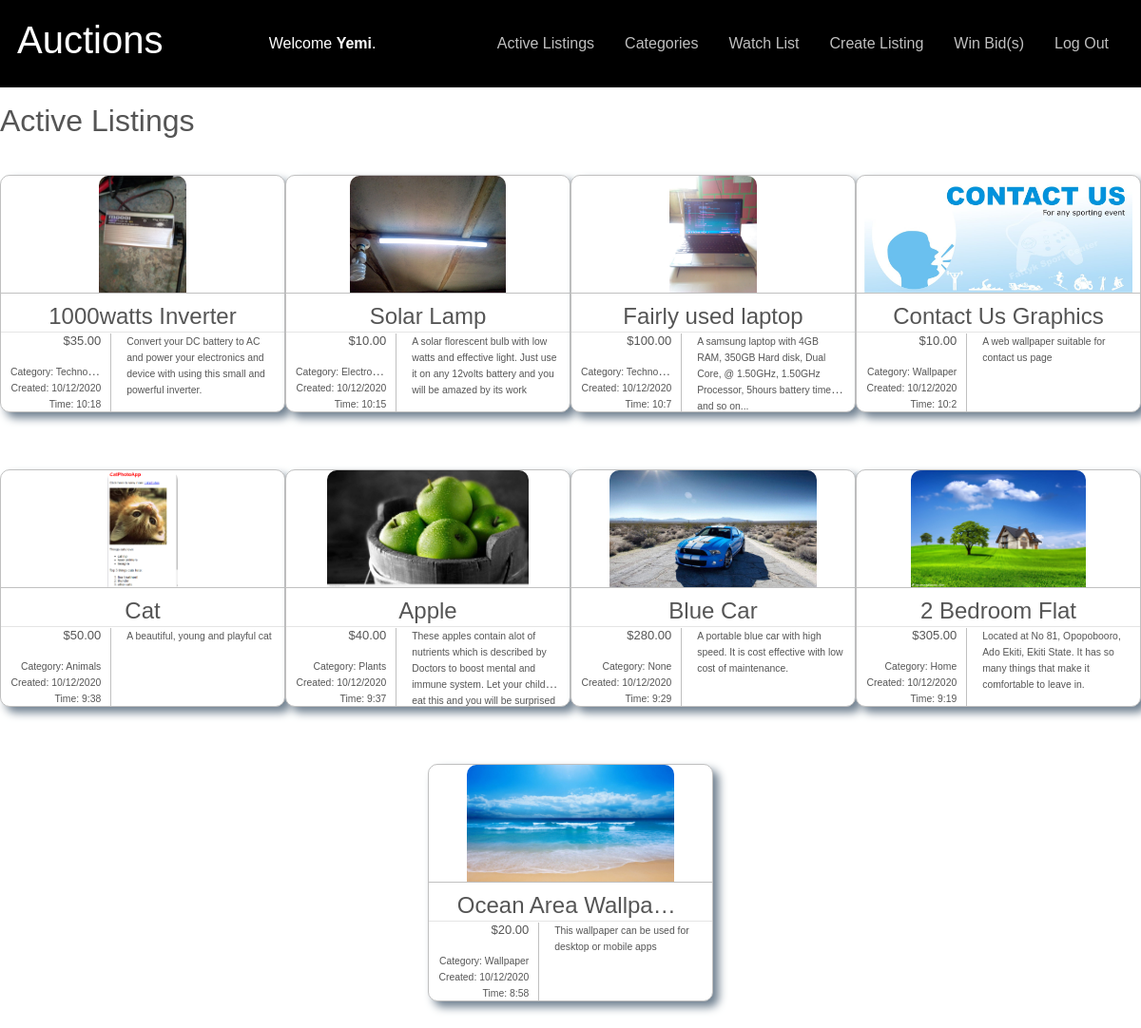
Screenshot of / (signed in) with the database file from the repository.
### auctions/models.py (models this page shows, shortened)
class User(AbstractUser):
    pass

class Listing(models.Model):
    title = models.CharField(max_length=64)
    description = models.TextField(max_length=300)
    c_price = models.IntegerField()
    image = models.ImageField(upload_to=image_directory_path)
    category = models.ForeignKey(Category, blank=True, null=True, on_delete=models.CASCADE, related_name="input_cat")
    highest_bidder = models.ForeignKey(User, blank=True, null=True, on_delete=models.CASCADE, related_name="highest_bidder")
    user = models.ForeignKey(User, blank=True, null= True, on_delete=models.CASCADE, related_name="uploader")
    date = models.DateTimeField(auto_now_add=True, null=True)

class Category(models.Model):
    category = models.CharField(max_length=20, unique=True)

### auctions/views.py (the view)
# urls.py: path("", views.index, name="index"),
def index(request):
    listings = Listing.objects.all()[::-1]
    for listing in listings:
        item = re.sub("^.*/auctions/", "/auctions/", listing.image.url)
        listing.image = item
    return render(request, "auctions/index.html",{
        "listings":listings,
        "title":"Active Listings",
    })

### auctions/templates/auctions/index.html (shortened to what this page needs)
{% extends "auctions/layout.html" %}
{% load static %}
{% block head %}
    <link rel="stylesheet" href="{% static 'auctions/index.css' %}">
{% endblock %}
{% block body %}
<h2>{{title}}</h2>
    <section class="main">
        {% for listing in listings %}
            <section class="item-container">
                <a href="{% url 'listing' listing.id %}"><div class="for-img"><img src="{% static listing.image %}" alt="image here"></div>
                    <h4 class="list-title">{{listing.title}}</h4>
                    <hr>
                        <div class="for-content">
                            <div class="price">
                                <p>${{listing.c_price}}.00</p>
                                <small>Category: <span>{{ listing.category.category }}</span></small><br>
                                <small>Created: <span>{{listing.date.day }}/{{listing.date.month}}/{{listing.date.year }}</span></small><br>
                                <small>Time: <span>{{listing.date.hour }}:{{listing.date.minute}}</span></small>
                            </div>
                            <div class="description"><small>{{listing.description}}</small></div>
                        </div>
                    </a>
            </section>
        {% empty %}
            No Active Listing
        {% endfor %}
    </section>
{% endblock %}

### auctions/templates/auctions/layout.html (shortened to what this page needs)
{% load static %}
<!DOCTYPE html>
<html lang="en">
    <head>
        <link rel="stylesheet" href="https://stackpath.bootstrapcdn.com/bootstrap/4.4.1/css/bootstrap.min.css">
        <link href="{% static 'auctions/styles.css' %}" rel="stylesheet">
        {% block head %}{% endblock %}
    </head>
    <body>
        <div class="d-flex justify-content-md-between heading">
            <h1 class="p-2 align-self-center">Auctions</h1>
            <div class="nav-item p-2 align-self-center">
                {% if user.is_authenticated %}
                    Welcome <strong>{{ user.username }}</strong>.
                {% else %}
                    Not signed in.
                {% endif %}
            </div>
            <ul class="nav p-2 align-self-center">
                <li class="nav-item">
                    <a class="nav-link" href="{% url 'index' %}">Active Listings</a>
                </li>
                <li class="nav-item">
                    <a class="nav-link" href="{% url 'categories' %}">Categories</a>
                </li>
                {% if user.is_authenticated %}
                    <li class="nav-item">
                        <a class="nav-link" href="{% url 'watch' %}">Watch List</a>
                    </li>
                    <li class="nav-item">
                        <a class="nav-link" href="{% url 'createList' %}">Create Listing</a>
                    </li>
                    <li class="nav-item">
                        <a class="nav-link" href="{% url 'won' %}">Win Bid(s)</a>
                    </li>
                    <li class="nav-item">
                        <a class="nav-link" href="{% url 'logout' %}">Log Out</a>
                    </li>
                {% endif %}
            </ul>
        </div>
        <br>
        {% block body %}
        {% endblock %}
    </body>
</html>

### auctions/static/auctions/styles.css (style rules this page uses)
.heading { padding: 10px; background-color: black; color: #fff; }
.heading a { color: silver; }

### auctions/static/auctions/index.css (style rules this page uses)
body { margin: 0px; font-family: arial, sans-serif; color: #222; line-height: 16px; color: #555; }
img { display: block; max-width: 100%; }
hr { margin: 1px 0; }
.main { width: 100%; display: flex; flex-wrap: wrap; }
.main .item-container { margin: 30px auto; box-sizing: border-box; width: 300px; height: 250px; border: 1px solid silver; border-radius: 10px; box-shadow: 6px 6px 10px slategray; font-size: small; background-color: #fff !important; }
.main .item-container a { text-decoration: none; color: inherit; }
.main .item-container a .for-img { height: 50%; border-top-left-radius: 10px; border-top-right-radius: 10px; border-bottom: 1px solid silver; }
.main .item-container a .for-img img { max-height: 100%; margin: 0px auto; border-top-left-radius: 10px; border-top-right-radius: 10px; }
.main .item-container a .list-title { width: 80%; text-align: center; margin: 0px auto; padding-top: 10px; overflow: hidden; text-overflow: ellipsis; white-space: nowrap; }
.main .item-container a .for-content { display: flex; justify-content: space-between; }
.main .item-container a .for-content .price { width: 39%; border-right: 1px solid silver; text-align: right; padding: 0px 10px; overflow: hidden; text-overflow: ellipsis; white-space: nowrap; }
.main .item-container a .for-content .description { width: 59%; max-height: 60%; text-align: left; padding: 0px 10px; overflow: hidden; text-overflow: ellipsis; display: -webkit-box; -webkit-line-clamp: 4; -webkit-box-orient: vertical; }

### rows the page displays
User: username "Yemi"
Listing: image (picture), title "1000watts Inverter", c_price "35", category.category "Technology", date.day "10", date.month "12", date.year "2020", date.hour "10", date.minute "18", description "Convert your DC battery to AC and power your electronics and device with using this small and powerful inverter."
Listing: image (picture), title "Solar Lamp", c_price "10", category.category "Electronics", date.day "10", date.month "12", date.year "2020", date.hour "10", date.minute "15", description "A solar florescent bulb with low watts and effective light. Just use it on any 12volts battery and you will be amazed by its work"
Listing: image (picture), title "Fairly used laptop", c_price "100", category.category "Technology", date.day "10", date.month "12", date.year "2020", date.hour "10", date.minute "7", description "A samsung laptop with 4GB RAM, 350GB Hard disk, Dual Core, @ 1.50GHz, 1.50GHz Processor, 5hours battery time and so on..."
Listing: image (picture), title "Contact Us Graphics", c_price "10", category.category "Wallpaper", date.day "10", date.month "12", date.year "2020", date.hour "10", date.minute "2", description "A web wallpaper suitable for contact us page"
Listing: image (picture), title "Cat", c_price "50", category.category "Animals", date.day "10", date.month "12", date.year "2020", date.hour "9", date.minute "38", description "A beautiful, young and playful cat"
Listing: image (picture), title "Apple", c_price "40", category.category "Plants", date.day "10", date.month "12", date.year "2020", date.hour "9", date.minute "37", description "These apples contain alot of nutrients which is described by Doctors to boost mental and immune system. Let your child eat this and you will be…"
Listing: image (picture), title "Blue Car", c_price "280", category.category "None", date.day "10", date.month "12", date.year "2020", date.hour "9", date.minute "29", description "A portable blue car with high speed. It is cost effective with low cost of maintenance."
Listing: image (picture), title "2 Bedroom Flat", c_price "305", category.category "Home", date.day "10", date.month "12", date.year "2020", date.hour "9", date.minute "19", description "Located at No 81, Opopobooro, Ado Ekiti, Ekiti State. It has so many things that make it comfortable to leave in."
Listing: image (picture), title "Ocean Area Wallpa…", c_price "20", category.category "Wallpaper", date.day "10", date.month "12", date.year "2020", date.hour "8", date.minute "58", description "This wallpaper can be used for desktop or mobile apps"

### other values shown
{{ title }} "Active Listings"
